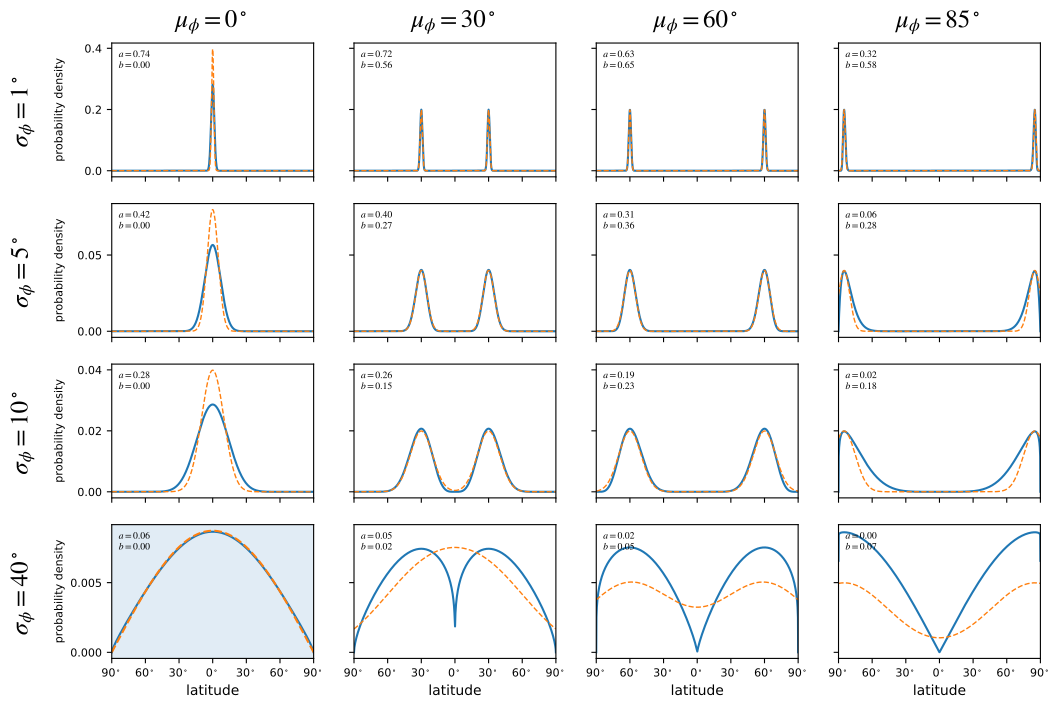

Source code (Python):
import numpy as np
import matplotlib.pyplot as plt
from starry_process import StarryProcess, gauss2beta, beta2gauss
import theano
import theano.tensor as tt
from scipy.stats import norm


phi = np.linspace(-90, 90, 1000)
a = tt.dscalar()
b = tt.dscalar()
pdf = theano.function([a, b], StarryProcess(a=a, b=b).latitude.pdf(phi))

pdf_gauss = lambda mu, sig: 0.5 * (
    norm.pdf(phi, mu, sig) + norm.pdf(phi, -mu, sig)
)

sig = [1, 5, 10, 40]
mu = [0, 30, 60, 85]

fig, ax = plt.subplots(len(mu), len(sig), figsize=(12, 8), sharex=True)


for i in range(len(sig)):
    for j in range(len(mu)):
        ax[i, j].plot(phi, pdf(*gauss2beta(mu[j], sig[i])), "C0-")

        if mu[j] == 0 and sig[i] == 40:
            ax[i, j].plot(
                phi, 0.5 * np.pi / 180 * np.cos(phi * np.pi / 180), "C1--"
            )
            ax[i, j].set_facecolor("#1f77b422")
        else:
            ax[i, j].plot(phi, pdf_gauss(mu[j], sig[i]), "C1--", lw=1)

        ax[i, j].annotate(
            r"$a = {:.2f}$".format(gauss2beta(mu[j], sig[i])[0])
            + "\n"
            + r"$b = {:.2f}$".format(gauss2beta(mu[j], sig[i])[1]),
            xy=(0, 1),
            xytext=(5, -5),
            xycoords="axes fraction",
            textcoords="offset points",
            va="top",
            ha="left",
            fontsize=7,
        )

for i in range(len(sig)):
    ax[i, 0].get_shared_y_axes().join(*ax[i])
    for j in range(1, len(mu)):
        ax[i, j].set_yticklabels([])
    ax[i, 0].set_ylabel("probability density", fontsize=8)
    for tick in ax[i, 0].yaxis.get_major_ticks():
        tick.label.set_fontsize(8)
    ax[i, 0].annotate(
        r"$\sigma_\phi = {}^\circ$".format(sig[i]),
        xy=(0, 0.5),
        xytext=(-55, 0),
        xycoords="axes fraction",
        textcoords="offset points",
        va="center",
        ha="right",
        fontsize=18,
        clip_on=False,
        rotation=90,
    )

for j in range(len(mu)):
    xticks = [-90, -60, -30, 0, 30, 60, 90]
    ax[-1, j].set_xticks(xticks)
    ax[-1, j].set_xticklabels(
        [r"{}$^\circ$".format(abs(tick)) for tick in xticks]
    )
    ax[-1, j].set_xlabel("latitude", fontsize=10)
    for tick in ax[-1, j].xaxis.get_major_ticks():
        tick.label.set_fontsize(8)

    ax[0, j].set_title(
        r"$\mu_\phi = {}^\circ$".format(mu[j]), fontsize=18, y=1.05
    )

for axis in ax.flatten():
    axis.margins(0, None)

fig.align_ylabels(ax[:, 0])

# We're done
fig.savefig(__file__.replace(".py", ".pdf"), bbox_inches="tight")
